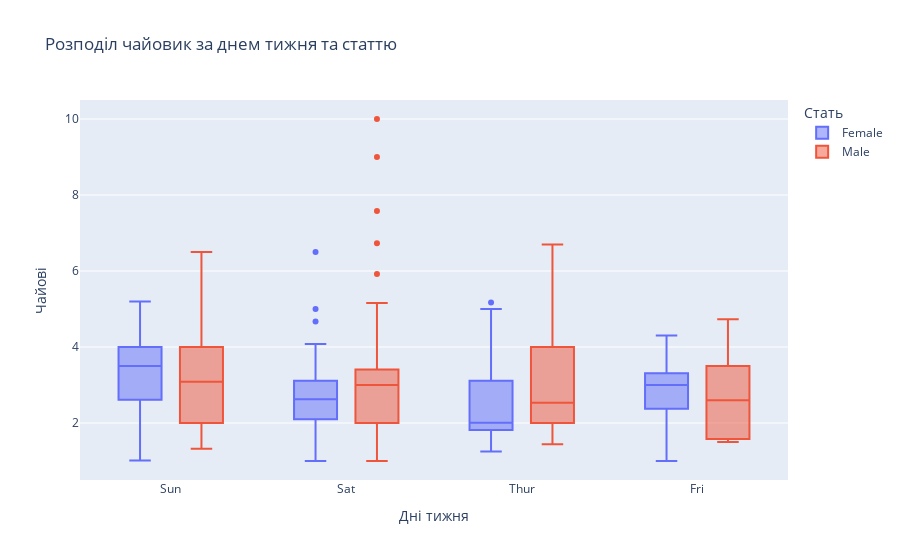

The notebook cell this image was saved under:
### Markdown cell above
---

**6. Інтерактивний box plot: чайові за днями та статтю**

Створіть інтерактивний box plot для чайових за днями тижня з розбивкою за кольором по статі.

### Code cell
fig = px.box(df, x='day', y='tip', color='sex',
             title='Розподіл чайовик за днем тижня та статтю',
             labels={'day': 'Дні тижня', 'tip': 'Чайові', 'sex': 'Стать'})
fig.show()

### Figure 1 — Plotly figure (JSON) as saved in the notebook; plotly's stock layout.template omitted (floating-point values rounded to 4 significant figures; data arrays with more than 128 entries replaced by an {"elided": "..."} marker saying what was removed)
{"data": [{"alignmentgroup": "True", "hovertemplate": "Стать=Female<br>Дні тижня=%{x}<br>Чайові=%{y}<extra></extra>", "legendgroup": "Female", "marker": {"color": "#636efa"}, "name": "Female", "notched": false, "offsetgroup": "Female", "orientation": "v", "showlegend": true, "type": "box", "x": ["Sun", "Sun", "Sun", "Sun", "Sun", "Sun", "Sat", "Sat", "Sat", "Sat", "Sat", "Sat", "Sun", "Sun", "Sat", "Sat", "Sat", "Sat", "Sat", "Sat", "Sat", "Thur", "Thur", "Fri", "Fri", "Fri", "Fri", "Fri", "Sat", "Sat", "Sat", "Sat", "Sat", "Sun", "Sun", "Thur", "Thur", "Thur", "Thur", "Thur", "Thur", "Thur", "Thur", "Thur", "Thur", "Thur", "Thur", "Thur", "Thur", "Thur", "Thur", "Thur", "Thur", "Thur", "Thur", "Thur", "Thur", "Sun", "Sun", "Sun", "Sun", "Sun", "Sat", "Sat", "Sun", "Sun", "Sun", "Thur", "Thur", "Thur", "Thur", "Thur", "Thur", "Thur", "Sat", "Sat", "Sat", "Sat", "Sat", "Fri", "Fri", "Fri", "Fri", "Sat", "Sat", "Sat", "Thur"], "x0": " ", "xaxis": "x", "y": [1.01, 3.61, 5.0, 3.02, 1.67, 3.5, 2.75, 2.23, 3.0, 3.0, 2.45, 3.07, 2.6, 5.2, 1.5, 2.47, 1.0, 3.0, 3.14, 5.0, 2.2, 1.83, 5.17, 1.0, 4.3, 3.25, 2.5, 3.0, 2.5, 3.48, 4.08, 4.0, 1.0, 4.0, 3.5, 1.5, 1.8, 2.92, 1.68, 2.52, 4.2, 2.0, 2.0, 2.83, 1.5, 2.0, 3.25, 1.25, 2.0, 2.0, 2.75, 3.5, 5.0, 2.3, 1.5, 1.36, 1.63, 5.14, 3.75, 2.61, 2.0, 3.0, 1.61, 2.0, 4.0, 3.5, 3.5, 4.19, 5.0, 2.0, 2.01, 2.0, 2.5, 3.23, 2.23, 2.5, 6.5, 1.1, 3.09, 3.48, 3.0, 2.5, 2.0, 2.88, 4.67, 2.0, 3.0], "y0": " ", "yaxis": "y"}, {"alignmentgroup": "True", "hovertemplate": "Стать=Male<br>Дні тижня=%{x}<br>Чайові=%{y}<extra></extra>", "legendgroup": "Male", "marker": {"color": "#EF553B"}, "name": "Male", "notched": false, "offsetgroup": "Male", "orientation": "v", "showlegend": true, "type": "box", "x": {"elided": "157 str values"}, "x0": " ", "xaxis": "x", "y": {"elided": "157 float values"}, "y0": " ", "yaxis": "y"}], "layout": {"boxmode": "group", "legend": {"title": {"text": "Стать"}, "tracegroupgap": 0}, "title": {"text": "Розподіл чайовик за днем тижня та статтю"}, "xaxis": {"anchor": "y", "domain": [0, 1], "title": {"text": "Дні тижня"}}, "yaxis": {"anchor": "x", "domain": [0, 1], "title": {"text": "Чайові"}}}}
